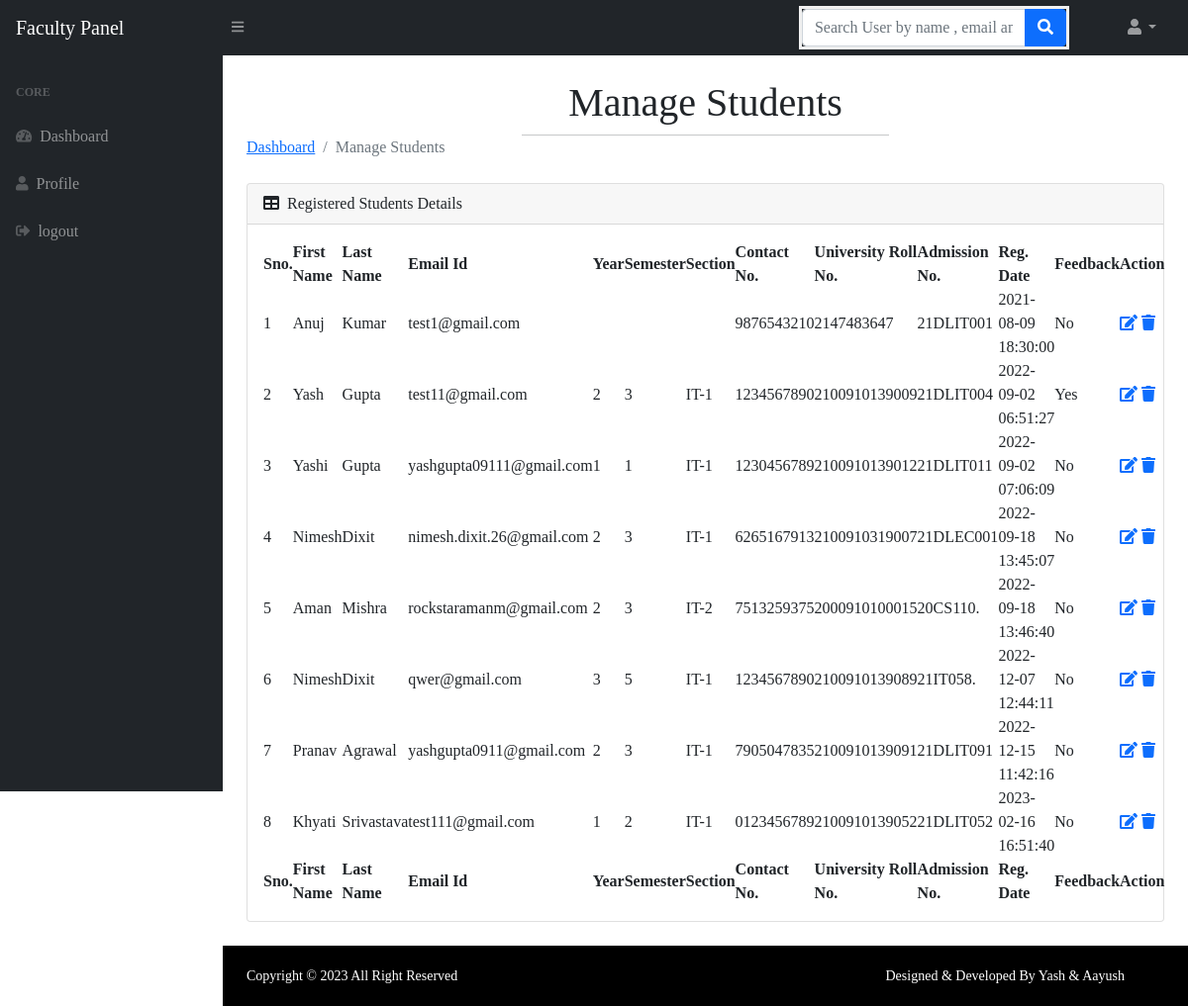
Screenshot of /loginsystem/faculty/manage-users.php (signed in) with the database file from the repository.
### tables this page shows
CREATE TABLE `users` (
  `id` int(11) NOT NULL,
  `year` int(11) DEFAULT NULL,
  `semester` int(11) DEFAULT NULL,
  `section` varchar(11) DEFAULT NULL,
  `fname` varchar(255) DEFAULT NULL,
  `lname` varchar(255) DEFAULT NULL,
  `email` varchar(255) DEFAULT NULL,
  `urollno` bigint(13) DEFAULT NULL,
  `addno` varchar(9) DEFAULT NULL,
  `password` varchar(300) DEFAULT NULL,
  `contactno` varchar(11) DEFAULT NULL,
  `img` varchar(255) DEFAULT NULL,
  `posting_date` timestamp NOT NULL DEFAULT current_timestamp(),
  `feedback` int(11) NOT NULL DEFAULT 0,
  `activationcode` varchar(255) NOT NULL,
  `status` int(11) NOT NULL
);

### loginsystem/faculty/manage-users.php (the view, shortened to what this page needs)
<?php session_start();
include_once('../includes/config.php');
if (strlen($_SESSION['facultyid']==0)) {
  header('location:logout.php');
  } else{
   ?>
<!DOCTYPE html>
<html lang="en">
<head>
    <link href="https://cdn.jsdelivr.net/npm/simple-datatables@latest/dist/style.css" rel="stylesheet" />
    <link href="../css/styles.css" rel="stylesheet" />
    <link href="../css/style.css" rel="stylesheet" />
</head>
<body class="sb-nav-fixed">
    <?php include_once('includes/navbar.php');?>
    <div id="layoutSidenav">
        <?php include_once('includes/sidebar.php');?>
        <div id="layoutSidenav_content">
            <main>
                <div class="container-fluid px-4">
                    <h1 class="mt-4">Manage Students</h1>
                    <hr>
                    <ol class="breadcrumb mb-4">
                        <li class="breadcrumb-item"><a href="dashboard.php">Dashboard</a></li>
                        <li class="breadcrumb-item active">Manage Students</li>
                    </ol>
                    <div class="card mb-4">
                        <div class="card-header">
                            <i class="fas fa-table me-1"></i>
                            Registered Students Details
                        </div>
                        <div class="card-body">
                            <table id="datatablesSimple">
                                <thead>
                                    <tr>
                                        <th>Sno.</th>
                                        <th>First Name</th>
                                        <th> Last Name</th>
                                        <th> Email Id</th>
                                        <th>Year</th>
                                        <th>Semester</th>
                                        <th>Section</th>
                                        <th>Contact No.</th>
                                        <th>University Roll No.</th>
                                        <th>Admission No.</th>
                                        <th>Reg. Date</th>
                                        <th>Feedback</th>
                                        <th>Action</th>
                                    </tr>
                                </thead>
                                <tfoot>
                                    <tr>
                                        <th>Sno.</th>
                                        <th>First Name</th>
                                        <th> Last Name</th>
                                        <th> Email Id</th>
                                        <th>Year</th>
                                        <th>Semester</th>
                                        <th>Section</th>
                                        <th>Contact No.</th>
                                        <th>University Roll No.</th>
                                        <th>Admission No.</th>
                                        <th>Reg. Date</th>
                                        <th>Feedback</th>
                                        <th>Action</th>
                                    </tr>
                                </tfoot>
                                <tbody>
                                    <?php $ret=mysqli_query($con,"select * from users");
                              $cnt=1;
                              while($row=mysqli_fetch_array($ret))
                              {?>
                                    <tr>
                                        <td><?php echo $cnt;?></td>
                                        <td><?php echo $row['fname'];?></td>
                                        <td><?php echo $row['lname'];?></td>
                                        <td><?php echo $row['email'];?></td>
                                        <td><?php echo $row['year'];?></td>
                                        <td><?php echo $row['semester'];?></td>
                                        <td><?php echo $row['section'];?></td>
                                        <td><?php echo $row['contactno'];?></td>
                                        <td><?php echo $row['urollno'];?></td>
                                        <td><?php echo $row['addno'];?></td>
                                        <td><?php echo $row['posting_date'];?></td>
                                        <td><?php if($row['feedback']==1){
                                                echo "Yes";
                                        }
                                        else{
                                            echo "No";
                                        }
                                        ?></td>
                                        <td>
                                            <a href="user-profile.php?uid=<?php echo $row['id'];?>">
                                                <i class="fas fa-edit"></i></a>
                                            <a href="manage-users.php?id=<?php echo $row['id'];?>"
                                                onClick="return confirm('Do you really want to delete');"><i
                                                    class="fa fa-trash" aria-hidden="true"></i></a>
                                        </td>
                                    </tr>
                                    <?php $cnt=$cnt+1; }?>
                                </tbody>
                            </table>
                        </div>
                    </div>
                </div>
            </main>
            <?php include('../includes/footer.php');?>
        </div>
    </div>
</body>
</html>
<?php } ?>

### loginsystem/css/style.css (style rules this page uses)
* { margin: 0; padding: 0; font-family: 'Times New Roman', Times, serif !important; }
hr { width: 40%; margin: auto !important; }

### rows the page displays
users: fname "Anuj", lname "Kumar", email "test1@gmail.com", contactno "9876543210", urollno "2147483647", addno "21DLIT001", posting_date "2021-08-09 18:30:00", feedback "No"
users: fname "Yash", lname "Gupta", email "test11@gmail.com", year "2", semester "3", section "IT-1", contactno "1234567890", urollno "2100910139009", addno "21DLIT004", posting_date "2022-09-02 06:51:27", feedback "Yes"
users: fname "Yashi", lname "Gupta", email "yashgupta09111@gmail.com", year "1", semester "1", section "IT-1", contactno "1230456789", urollno "2100910139012", addno "21DLIT011", posting_date "2022-09-02 07:06:09", feedback "No"
users: fname "Nimesh", lname "Dixit", email "nimesh.dixit.26@gmail.com", year "2", semester "3", section "IT-1", contactno "6265167913", urollno "2100910319007", addno "21DLEC001", posting_date "2022-09-18 13:45:07", feedback "No"
users: fname "Aman", lname "Mishra", email "rockstaramanm@gmail.com", year "2", semester "3", section "IT-2", contactno "7513259375", urollno "2000910100015", addno "20CS110.", posting_date "2022-09-18 13:46:40", feedback "No"
users: fname "Nimesh", lname "Dixit", email "qwer@gmail.com", year "3", semester "5", section "IT-1", contactno "1234567890", urollno "2100910139089", addno "21IT058.", posting_date "2022-12-07 12:44:11", feedback "No"
users: fname "Pranav", lname "Agrawal", email "yashgupta0911@gmail.com", year "2", semester "3", section "IT-1", contactno "7905047835", urollno "2100910139091", addno "21DLIT091", posting_date "2022-12-15 11:42:16", feedback "No"
users: fname "Khyati", lname "Srivastava", email "test111@gmail.com", year "1", semester "2", section "IT-1", contactno "0123456789", urollno "2100910139052", addno "21DLIT052", posting_date "2023-02-16 16:51:40", feedback "No"
